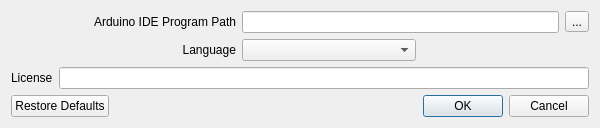
<?xml version="1.0" encoding="UTF-8"?>
<ui version="4.0">
 <class>SettingsDialog</class>
 <widget class="QDialog" name="SettingsDialog">
  <property name="geometry">
   <rect>
    <x>0</x>
    <y>0</y>
    <width>600</width>
    <height>250</height>
   </rect>
  </property>
  <property name="windowTitle">
   <string>Dialog</string>
  </property>
  <layout class="QVBoxLayout" name="verticalLayout_2">
   <property name="sizeConstraint">
    <enum>QLayout::SetMaximumSize</enum>
   </property>
   <item>
    <layout class="QVBoxLayout" name="verticalLayout">
     <property name="sizeConstraint">
      <enum>QLayout::SetMaximumSize</enum>
     </property>
     <item>
      <layout class="QHBoxLayout" name="horizontalLayout">
       <item>
        <widget class="QLabel" name="label">
         <property name="sizePolicy">
          <sizepolicy hsizetype="Fixed" vsizetype="Preferred">
           <horstretch>0</horstretch>
           <verstretch>0</verstretch>
          </sizepolicy>
         </property>
         <property name="minimumSize">
          <size>
           <width>225</width>
           <height>0</height>
          </size>
         </property>
         <property name="maximumSize">
          <size>
           <width>16777215</width>
           <height>16777215</height>
          </size>
         </property>
         <property name="text">
          <string>Arduino IDE Program Path</string>
         </property>
         <property name="alignment">
          <set>Qt::AlignRight|Qt::AlignTrailing|Qt::AlignVCenter</set>
         </property>
        </widget>
       </item>
       <item>
        <widget class="QLineEdit" name="arduinoIdePathEdit">
         <property name="text">
          <string/>
         </property>
         <property name="placeholderText">
          <string/>
         </property>
         <property name="clearButtonEnabled">
          <bool>false</bool>
         </property>
        </widget>
       </item>
       <item>
        <widget class="QToolButton" name="arduinoIdePathButton">
         <property name="text">
          <string>...</string>
         </property>
        </widget>
       </item>
      </layout>
     </item>
     <item>
      <layout class="QHBoxLayout" name="horizontalLayout_3">
       <item>
        <widget class="QLabel" name="label_3">
         <property name="enabled">
          <bool>true</bool>
         </property>
         <property name="sizePolicy">
          <sizepolicy hsizetype="Fixed" vsizetype="Preferred">
           <horstretch>0</horstretch>
           <verstretch>0</verstretch>
          </sizepolicy>
         </property>
         <property name="minimumSize">
          <size>
           <width>225</width>
           <height>0</height>
          </size>
         </property>
         <property name="maximumSize">
          <size>
           <width>16777215</width>
           <height>16777215</height>
          </size>
         </property>
         <property name="text">
          <string>Language</string>
         </property>
         <property name="alignment">
          <set>Qt::AlignRight|Qt::AlignTrailing|Qt::AlignVCenter</set>
         </property>
        </widget>
       </item>
       <item>
        <widget class="QComboBox" name="languageBox">
         <property name="enabled">
          <bool>true</bool>
         </property>
         <property name="sizePolicy">
          <sizepolicy hsizetype="Expanding" vsizetype="Fixed">
           <horstretch>0</horstretch>
           <verstretch>0</verstretch>
          </sizepolicy>
         </property>
         <property name="currentText">
          <string/>
         </property>
        </widget>
       </item>
       <item>
        <spacer name="horizontalSpacer">
         <property name="orientation">
          <enum>Qt::Horizontal</enum>
         </property>
         <property name="sizeHint" stdset="0">
          <size>
           <width>40</width>
           <height>20</height>
          </size>
         </property>
        </spacer>
       </item>
      </layout>
     </item>
     <item>
      <layout class="QHBoxLayout" name="horizontalLayout_2">
       <item>
        <widget class="QLabel" name="label_2">
         <property name="text">
          <string>License</string>
         </property>
        </widget>
       </item>
       <item>
        <widget class="QLineEdit" name="licenseEdit"/>
       </item>
      </layout>
     </item>
     <item>
      <widget class="QDialogButtonBox" name="buttonBox">
       <property name="orientation">
        <enum>Qt::Horizontal</enum>
       </property>
       <property name="standardButtons">
        <set>QDialogButtonBox::Cancel|QDialogButtonBox::Ok|QDialogButtonBox::RestoreDefaults</set>
       </property>
      </widget>
     </item>
    </layout>
   </item>
  </layout>
 </widget>
 <resources/>
 <connections>
  <connection>
   <sender>buttonBox</sender>
   <signal>accepted()</signal>
   <receiver>SettingsDialog</receiver>
   <slot>accept()</slot>
   <hints>
    <hint type="sourcelabel">
     <x>258</x>
     <y>239</y>
    </hint>
    <hint type="destinationlabel">
     <x>157</x>
     <y>274</y>
    </hint>
   </hints>
  </connection>
  <connection>
   <sender>buttonBox</sender>
   <signal>rejected()</signal>
   <receiver>SettingsDialog</receiver>
   <slot>reject()</slot>
   <hints>
    <hint type="sourcelabel">
     <x>326</x>
     <y>239</y>
    </hint>
    <hint type="destinationlabel">
     <x>286</x>
     <y>274</y>
    </hint>
   </hints>
  </connection>
  <connection>
   <sender>arduinoIdePathButton</sender>
   <signal>clicked()</signal>
   <receiver>SettingsDialog</receiver>
   <slot>arduinoIdePathOpenDialog()</slot>
   <hints>
    <hint type="sourcelabel">
     <x>588</x>
     <y>69</y>
    </hint>
    <hint type="destinationlabel">
     <x>249</x>
     <y>124</y>
    </hint>
   </hints>
  </connection>
 </connections>
 <slots>
  <slot>arduinoIdePathOpenDialog()</slot>
 </slots>
</ui>
